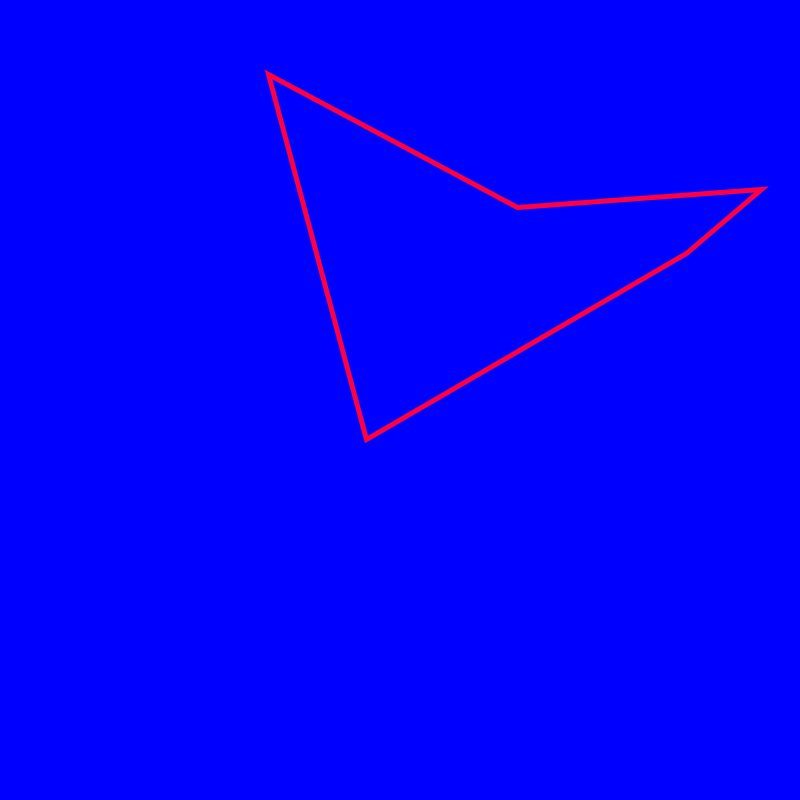
Frame 1 (no input)
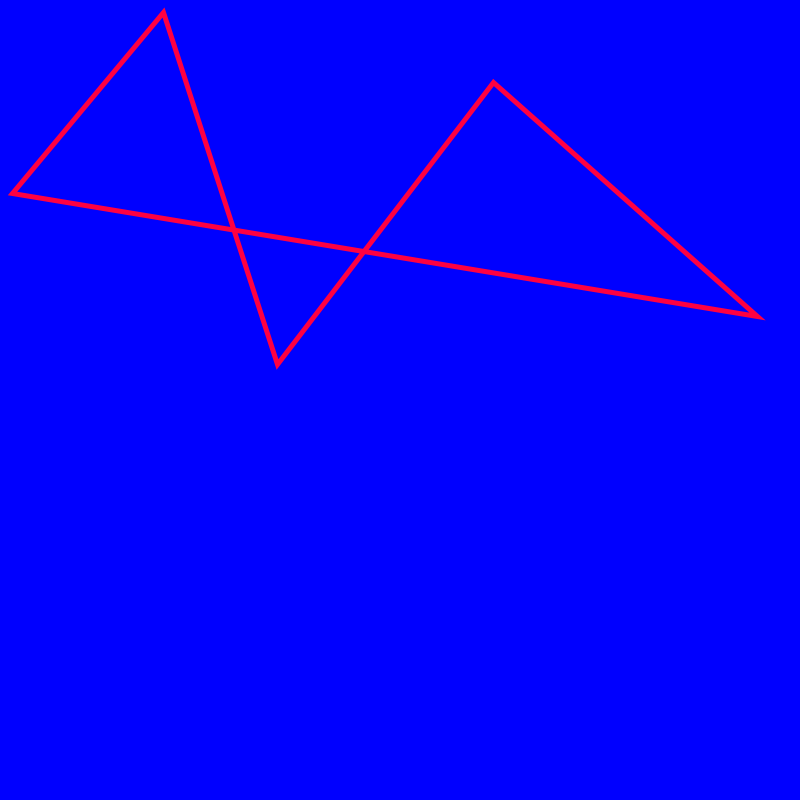
Frame 2 (the mouse pressed at the canvas centre, redrawn once)

The Processing sketch that drew these frames (run headless with seeded random() and noise(); the mouse was pressed at the canvas centre and the sketch redrawn once):

// Processing sketch: LSIp2_07_RandomShape
// ── LSIp2_07_RandomShape.pde
void setup() {
  size(800, 800);
  background(0, 0, 255);
  smooth();
}

void draw() {
  background(0, 0, 255);
  noFill();
  stroke(255, 0, 65);
  strokeWeight(5);
  beginShape();
  vertex(random(width),random(height));
  vertex(random(width),random(height));
  vertex(random(width),random(height));
  vertex(random(width),random(height));
  vertex(random(width),random(height));
  endShape(CLOSE);
  
  noLoop();
}
